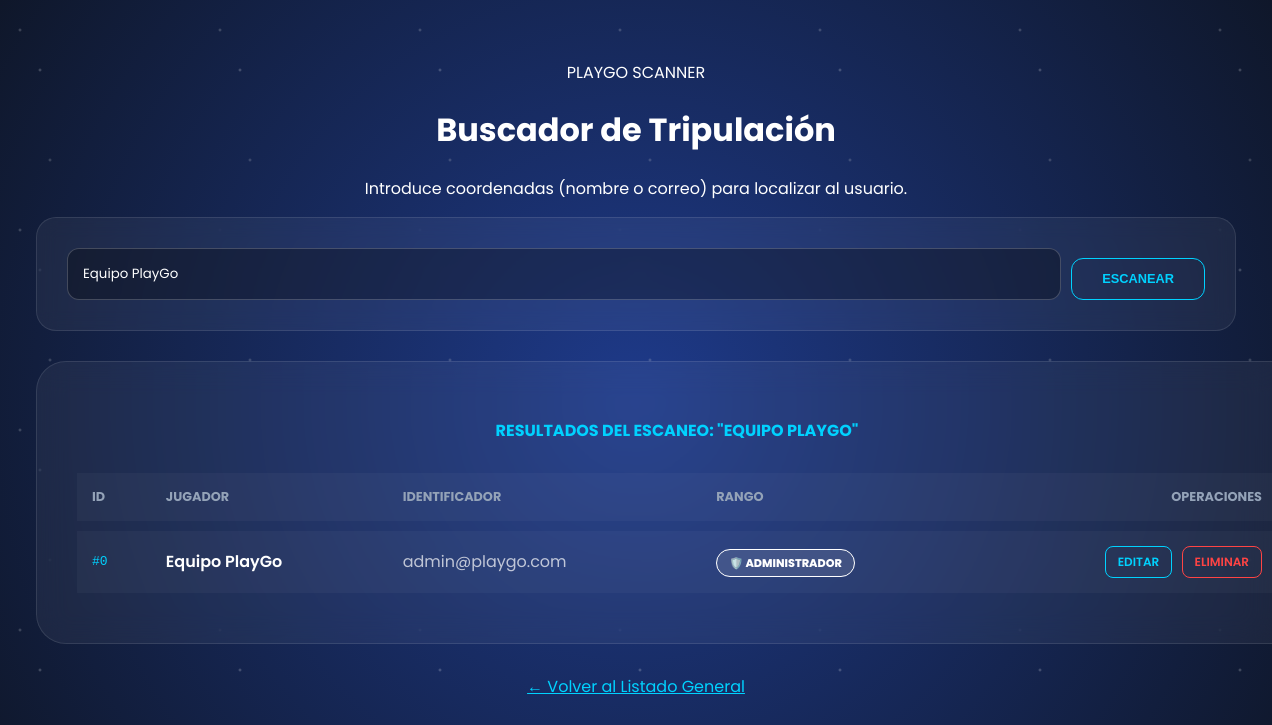
Page /administrador/usuarios/buscar.php?busqueda=Equipo PlayGo (signed in) on the committed database.
### tables this page shows
CREATE TABLE `usuario` (
  `usuario_id` int(11) NOT NULL,
  `nombres` varchar(100) NOT NULL,
  `correo` varchar(100) NOT NULL,
  `clave` varchar(255) NOT NULL,
  `tipo_usuario` enum('nino','adulto','administrador') NOT NULL,
  `fecha_registro` timestamp NOT NULL DEFAULT current_timestamp()
);

### administrador/usuarios/buscar.php (the view, shortened to what this page needs)
<?php
require_once "../../configuracion/conexion.php";
$busqueda = $_GET['busqueda'] ?? '';
$usuarios = [];
if($busqueda){
    $busqueda_safe = mysqli_real_escape_string($conn, $busqueda);
    $sql = "SELECT usuario_id, nombres, correo, tipo_usuario FROM usuario
            WHERE nombres LIKE '%$busqueda_safe%'
               OR correo LIKE '%$busqueda_safe%'
               OR tipo_usuario LIKE '%$busqueda_safe%'";
    $res = mysqli_query($conn, $sql);
    $usuarios = mysqli_fetch_all($res, MYSQLI_ASSOC);
}
?>
<!DOCTYPE html>
<html lang="es">
<head>
    <link rel="stylesheet" href="../../assets/css/menu.css">
</head>
<body class="portal-galactico">
    <main class="admin-main">
        <div class="header-panel">
            <div class="logo">PLAY<span>GO</span> SCANNER</div>
            <h1>Buscador de Tripulación</h1>
            <p>Introduce coordenadas (nombre o correo) para localizar al usuario.</p>
        </div>
        <div class="search-console">
            <form method="GET" class="search-group">
                <input type="text" name="busqueda" class="input-scan"
                       placeholder="Escribe aquí (ej: Juan, nino, correo@...)"
                       value="<?php echo htmlspecialchars($busqueda); ?>" required>
                <button type="submit" class="btn-admin" style="width: auto; padding: 0 30px;">ESCANEAR</button>
            </form>
        </div>
        <?php if($busqueda): ?>
            <div class="card-comando" style="width: 100%;">
                <h3 style="color: #00d2ff; font-size: 1rem; margin-bottom: 20px; text-transform: uppercase;">
                    Resultados del Escaneo: "<?php echo htmlspecialchars($busqueda); ?>"
                </h3>
                <?php if($usuarios): ?>
                <table class="table-radar">
                    <thead>
                        <tr style="color: #94a3b8; font-size: 0.8rem;">
                            <th>ID</th>
                            <th>JUGADOR</th>
                            <th>IDENTIFICADOR</th>
                            <th>RANGO</th>
                            <th style="text-align: right;">OPERACIONES</th>
                        </tr>
                    </thead>
                    <tbody>
                        <?php foreach($usuarios as $u): ?>
                        <tr>
                            <td style="font-family: monospace; color: #00d2ff;">#<?php echo $u['usuario_id']; ?></td>
                            <td style="font-weight: 600;"><?php echo htmlspecialchars($u['nombres']); ?></td>
                            <td style="opacity: 0.7;"><?php echo htmlspecialchars($u['correo']); ?></td>
                            <td>
                                <?php
                                    $clase = 'bg-admin'; $icon = '🛡️';
                                ?>
                                <span class="badge-perfil <?php echo $clase; ?>">
                                    <?php echo $icon . ' ' . $u['tipo_usuario']; ?>
                                </span>
                            </td>
                            <td style="text-align: right;">
                                <a href="modificar.php?id=<?php echo $u['usuario_id']; ?>" class="btn-accion btn-edit">EDITAR</a>
                                <a href="baja.php?id=<?php echo $u['usuario_id']; ?>"
                                   class="btn-accion btn-delete"
                                   onclick="return confirm('¿Confirmar eliminación del registro?')">ELIMINAR</a>
                            </td>
                        </tr>
                        <?php endforeach; ?>
                    </tbody>
                </table>
                <?php endif; ?>
            </div>
        <?php endif; ?>
        <div style="margin-top: 30px;">
            <a href="listar.php" class="btn-logout" style="border-color: #00d2ff; color: #00d2ff;">
                ← Volver al Listado General
            </a>
        </div>
    </main>
</body>
</html>

### assets/css/menu.css (style rules this page uses)
:root { --playgo-blue: #00d2ff; --playgo-dark: #0f172a; --glass: rgba(255, 255, 255, 0.05); }
body { font-family: 'Poppins', sans-serif; background: radial-gradient(circle at center, #1e3a8a 0%, #0f172a 100%) !important; color: white; min-height: 100vh; margin: 0; overflow-x: hidden; position: relative; }
body::before { content: ""; position: fixed; top: 0; left: 0; width: 100%; height: 100%; background-image: radial-gradient(2px 2px at 20px 30px, #eee, rgba(0,0,0,0)), radial-gradient(2px 2px at 40px 70px, #fff, rgba(0,0,0,0)), radial-gradient(2px 2px at 50px 160px, #ddd, rgba(0,0,0,0)); background-repeat: repeat; background-size: 200px 200px; animation: stars-move 100s linear infinite; opacity: 0.3; z-index: -1; }
.admin-main { max-width: 1200px; margin: 0 auto; padding: 60px 20px; text-align: center; }
.card-comando { background: var(--glass); backdrop-filter: blur(15px); -webkit-backdrop-filter: blur(15px); border: 1px solid rgba(255, 255, 255, 0.1); border-radius: 30px; padding: 40px; transition: all 0.4s cubic-bezier(0.175, 0.885, 0.32, 1.275); }
.btn-admin { display: inline-block; width: 100%; padding: 12px; margin-top: 10px; background: transparent; border: 1px solid var(--playgo-blue); border-radius: 12px; color: var(--playgo-blue); text-decoration: none; font-weight: 700; text-transform: uppercase; font-size: 0.8rem; transition: 0.3s; }

### administrador/usuarios/buscar.php (style rules this page uses)
.search-console { background: rgba(255, 255, 255, 0.05); backdrop-filter: blur(10px); border: 1px solid rgba(255, 255, 255, 0.1); border-radius: 20px; padding: 30px; margin-bottom: 30px; }
.search-group { display: flex; gap: 10px; }
.input-scan { flex: 1; background: rgba(0, 0, 0, 0.3); border: 1px solid rgba(255, 255, 255, 0.2); padding: 15px; border-radius: 12px; color: white; font-family: 'Poppins'; outline: none; transition: 0.3s; }
.table-radar { width: 100%; border-collapse: separate; border-spacing: 0 10px; margin-top: 20px; }
.table-radar tr { background: rgba(255, 255, 255, 0.03); transition: 0.3s; }
.table-radar td, .table-radar th { padding: 15px; text-align: left; }
.badge-perfil { padding: 5px 12px; border-radius: 20px; font-size: 0.7rem; font-weight: 800; text-transform: uppercase; }
.bg-admin { background: rgba(255, 255, 255, 0.1); color: #fff; border: 1px solid #fff; }
.btn-accion { padding: 6px 12px; border-radius: 8px; text-decoration: none; font-size: 0.75rem; font-weight: 600; transition: 0.3s; display: inline-block; }
.btn-edit { border: 1px solid #00d2ff; color: #00d2ff; margin-right: 5px; }
.btn-delete { border: 1px solid #ff4444; color: #ff4444; }

### rows in the picture
usuario: usuario "0", nombres "Equipo PlayGo", correo "admin@playgo.com", icon "🛡️", tipo_usuario "ADMINISTRADOR"

### other values in the picture
$busqueda "EQUIPO PLAYGO"
